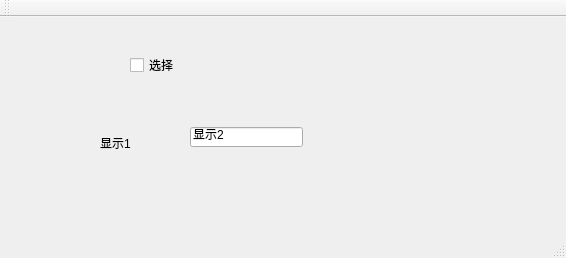
<?xml version="1.0" encoding="UTF-8"?>
<ui version="4.0">
 <class>MainWindow</class>
 <widget class="QMainWindow" name="MainWindow">
  <property name="geometry">
   <rect>
    <x>0</x>
    <y>0</y>
    <width>566</width>
    <height>258</height>
   </rect>
  </property>
  <property name="windowTitle">
   <string>QQ</string>
  </property>
  <property name="toolTip">
   <string>&lt;html&gt;&lt;head/&gt;&lt;body&gt;&lt;p&gt;&lt;a href=&quot;https://www.baidu.com&quot;&gt;&lt;span style=&quot; text-decoration: underline; color:#0000ff;&quot;&gt;百度&lt;/span&gt;&lt;/a&gt;&lt;/p&gt;&lt;/body&gt;&lt;/html&gt;</string>
  </property>
  <widget class="QWidget" name="centralwidget">
   <widget class="QCheckBox" name="checkBox">
    <property name="geometry">
     <rect>
      <x>130</x>
      <y>40</y>
      <width>71</width>
      <height>16</height>
     </rect>
    </property>
    <property name="text">
     <string>选择</string>
    </property>
   </widget>
   <widget class="QLabel" name="label">
    <property name="geometry">
     <rect>
      <x>100</x>
      <y>120</y>
      <width>54</width>
      <height>12</height>
     </rect>
    </property>
    <property name="text">
     <string>显示1</string>
    </property>
   </widget>
   <widget class="QLineEdit" name="lineEdit">
    <property name="geometry">
     <rect>
      <x>190</x>
      <y>110</y>
      <width>113</width>
      <height>20</height>
     </rect>
    </property>
    <property name="text">
     <string>显示2</string>
    </property>
   </widget>
  </widget>
  <widget class="QStatusBar" name="statusbar"/>
  <widget class="QToolBar" name="toolBar">
   <property name="windowTitle">
    <string>toolBar</string>
   </property>
   <attribute name="toolBarArea">
    <enum>TopToolBarArea</enum>
   </attribute>
   <attribute name="toolBarBreak">
    <bool>false</bool>
   </attribute>
  </widget>
  <widget class="QMenuBar" name="menuBar">
   <property name="geometry">
    <rect>
     <x>0</x>
     <y>0</y>
     <width>566</width>
     <height>23</height>
    </rect>
   </property>
  </widget>
 </widget>
 <resources/>
 <connections/>
</ui>
